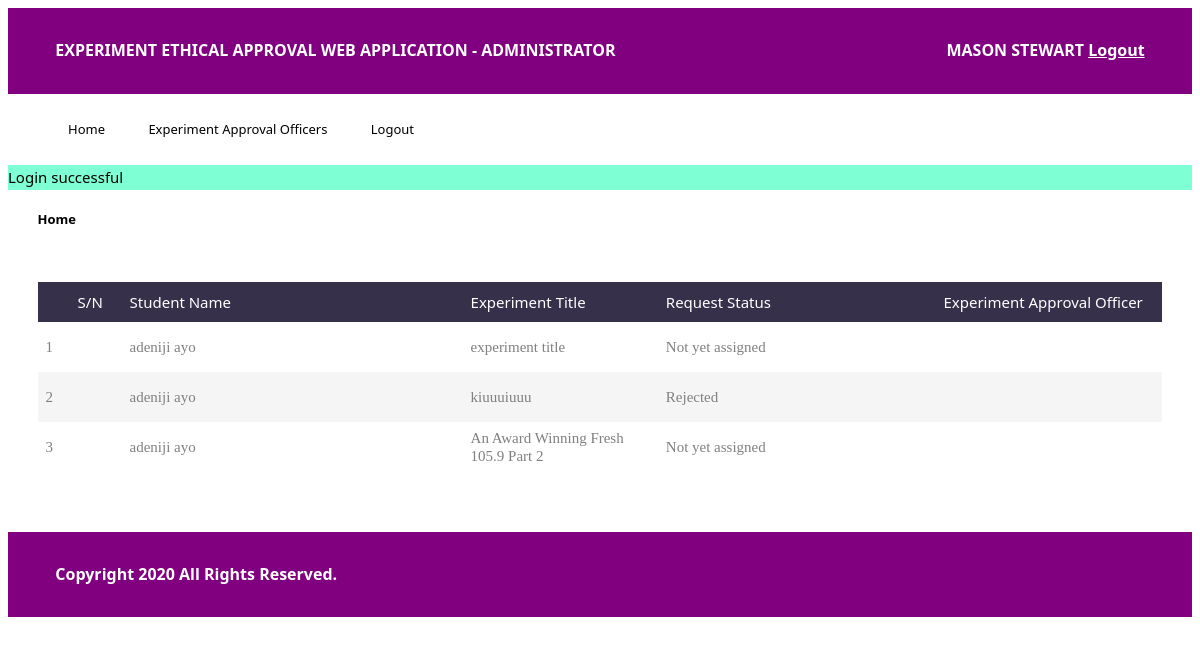
The app's page /administrator/experiments.php (signed in) with its own data.
### tables this page shows
CREATE TABLE `submitted_requests` (
  `id` int(10) NOT NULL,
  `student_id` varchar(20) NOT NULL,
  `experiment_id` int(10) NOT NULL,
  `reasons` text NOT NULL,
  `file_location` text NOT NULL,
  `created_at` timestamp NOT NULL DEFAULT current_timestamp()
);

CREATE TABLE `students` (
  `id` int(11) NOT NULL,
  `fullname` varchar(50) NOT NULL,
  `student_id` varchar(10) NOT NULL,
  `email` varchar(50) NOT NULL,
  `password` varchar(255) NOT NULL,
  `created_at` timestamp NOT NULL DEFAULT current_timestamp()
);

CREATE TABLE `experiments` (
  `id` int(11) NOT NULL,
  `student_id` int(11) NOT NULL,
  `title` varchar(255) NOT NULL,
  `description` text NOT NULL,
  `approval_status` int(1) NOT NULL DEFAULT 0,
  `created_at` timestamp NOT NULL DEFAULT current_timestamp()
);

### administrator/experiments.php (the view, shortened to what this page needs)
<?php
require "../db/db.php";
    $submitted_requests = mysqli_query($connection, 'SELECT students.id AS sid, submitted_requests.id AS srid, experiments.id AS eid, students.*, experiments.*, submitted_requests.* FROM `submitted_requests` LEFT JOIN experiments ON submitted_requests.experiment_id = experiments.id LEFT JOIN students ON submitted_requests.student_id = students.student_id ORDER BY submitted_requests.id');
?>
<html>
    <head>
        <link rel="stylesheet" href="../css/app.css">
    </head>
    <body>
        <header>
            <div class="left">
                EXPERIMENT ETHICAL APPROVAL WEB APPLICATION - ADMINISTRATOR
            </div>
            <div class="right">
                <?php
                    echo strtoupper($_SESSION['name']);
                ?>
                <a href="logout.php"> Logout </a>
            </div>
            <div class="clear"></div>
        </header>
        <nav>
            <ul>
                <li> <a href="home.php"> Home </a> </li>
                <li> <a href="eaos.php"> Experiment Approval Officers </a> </li>
                <li> <a href="logout.php"> Logout </a> </li>
            </ul>
        </nav>
        <div class="status">
            <?php
            if(isset($_SESSION['success'])){
                echo $_SESSION['success'];
            }
            ?>
        </div>
        <main>
            <h4> Home </h4>
            <table>
                <thead>
                    <tr class="table100-head">
                        <th class="column1"> S/N </th>
                        <th class="column2"> Student Name </th>
                        <th class="column3"> Experiment Title </th>
                        <th class="column5"> Request Status </th>
                        <th class="column4"> Experiment Approval Officer </th>
                    </tr>
                </thead>
                <tbody>
                    <?php $i = 1; while($row = mysqli_fetch_array($submitted_requests)){?>
                        <tr>
                            <td> <?php echo $i++;?></td>
                            <td> <?php echo $row['fullname']?></td>
                            <td> <?php echo $row['title']?></td>
                            <td>
                                <?php
                                $status = $row['approval_status'];
                                if($status == 1){
                                    echo "Approved";
                                }elseif($status == 2) {
                                    echo "Rejected";
                                }else{ ?>
                                    Not yet assigned
                                <?php } ?>
                            </td>
                            <td>
                            </td>
                        </tr>
                    <?php }?>
                </tbody>
            </table>
        </main>
        <footer>
            Copyright <?php echo date('Y'); ?> All Rights Reserved.
        </footer>
    </body>
</html>

### css/app.css (style rules this page uses)
body { background-color: #FFF; color: white; font-size: 13px; line-height: 25px; font-family: "Segoe UI"; }
main { width: 95%; height: auto; margin: 0px auto 60px auto; color: black; }
header, footer { width: 92%; height: auto; padding: 30px 4%; background-color: #800080; color: white; font-size: 16px; font-weight: bold; }
nav { width: 100%; height: auto; margin: auto; }
nav ul { list-style-type: none; }
nav ul li { display: inline-block; margin: 10px 20px; }
nav ul li a { text-decoration: none; color: #000; }
header a, footer a { color: white; }
.left { float: left; }
.clear { clear: both; height: 1px; width: 100%; }
.right { float: right; text-align: right; }
.status { font-size: 15px; color: black; background-color: aquamarine; }
table { border-spacing: 1; border-collapse: collapse; background: white; overflow: hidden; width: 100%; margin: 50px auto; position: relative; }
table * { position: relative; }
table td, table th { padding-left: 8px; }
table thead tr { height: 40px; background: #36304a; }
table tbody tr { height: 50px; }
table tbody tr:last-child { border: 0; }
table td, table th { text-align: left; }
.table100-head th { font-size: 15px; color: #fff; line-height: 1.2; font-weight: unset; }
tbody tr:nth-child(even) { background-color: #f5f5f5; }
tbody tr { font-family: OpenSans-Regular; font-size: 15px; color: #808080; line-height: 1.2; font-weight: unset; }
.column1 { width: 20px; padding-left: 40px; }
.column2 { width: 260px; }
.column3 { width: 145px; }
.column4 { width: 170px; }
.column5 { width: 210px; }

### records on screen
submitted_requests: students.fullname "adeniji ayo", experiment.title "experiment title", shows "Not yet assigned"
submitted_requests: students.fullname "adeniji ayo", experiment.title "kiuuuiuuu", shows "Rejected"
submitted_requests: students.fullname "adeniji ayo", experiment.title "An Award Winning Fresh 105.9 Part 2", shows "Not yet assigned"

### other values on screen
$_SESSION['name'] "MASON STEWART"
$_SESSION['success'] "Login successful"
